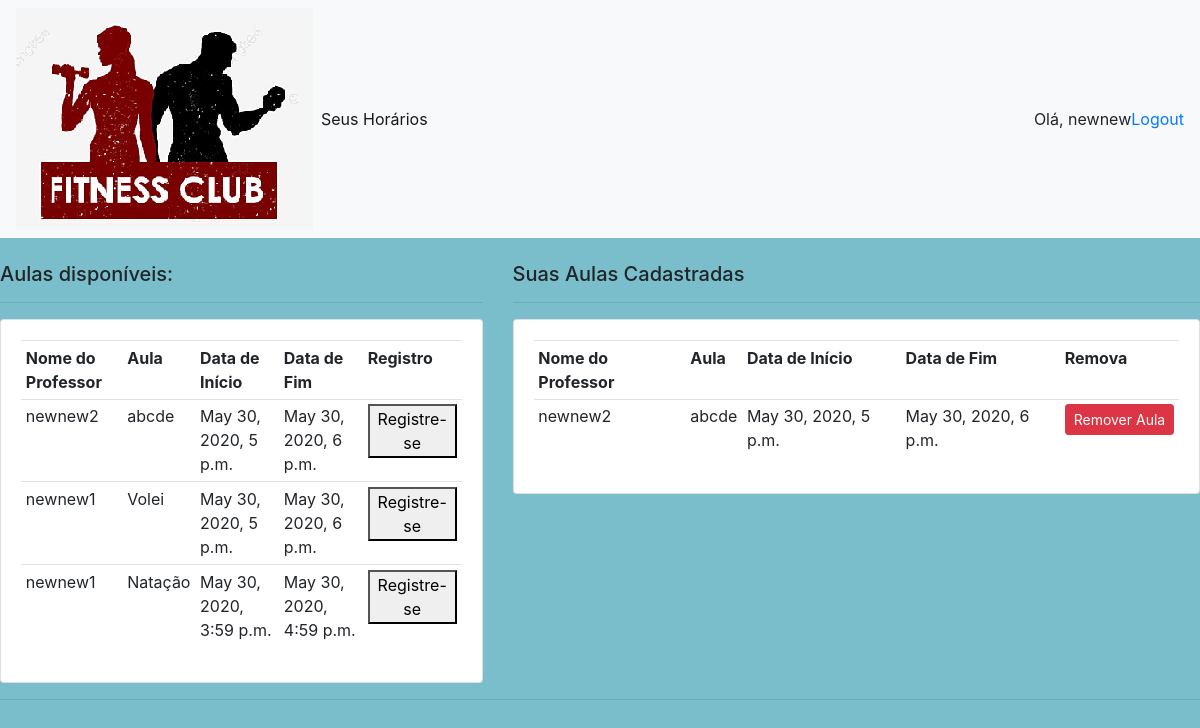
Page /dashboard_student/ (signed in) on the committed database.
### account/models.py (models this page shows, shortened)
class Class(models.Model):
    user = models.ForeignKey(User, verbose_name="user", null=True, on_delete=models.SET_NULL)
    class_name = models.CharField(max_length=200, verbose_name="Aula", null=True)
    start_date = models.DateTimeField(null=True, verbose_name="Data de Início")
    end_date = models.DateTimeField(null=True, verbose_name="Data de Fim")

class Registration(models.Model):
    user = models.ForeignKey(User, verbose_name="user", null=True, on_delete=models.SET_NULL)
    course = models.ForeignKey(Class, verbose_name="course", null=True, on_delete=models.SET_NULL)
    start_date = models.DateTimeField(verbose_name='date joined', auto_now_add=True)

### account/decorators.py (the view)
    def wrapper_function(request, *args, **kwargs):
        group = None
        if request.user.groups.exists():
            group = request.user.groups.all()[0].name
            if group == 'professor':
                return redirect('dashboard_professor')
            else:
                return view_func(request, *args, **kwargs)

### account/views.py (called while the page is built)
@login_required(login_url='login')
@student_only
def dashboard_student(request):
    classes = Class.objects.filter(user__groups__name='professor')
    registrations = Registration.objects.filter(user=request.user)
    context = {'classes': classes , "registrations" : registrations}
    return render(request, 'accounts/dashboard_student.html', context)

### account/templates/accounts/dashboard_student.html (shortened to what this page needs)
{%  extends 'accounts/main_student_page.html' %}
{% load static %}
{% block content %}
<br>
<div class="row">
	<div class="col-md-5">
		<h5>Aulas disponíveis:</h5>
		<hr>
		<div class="card card-body">
			<table class="table table-sm">
				<tr>
					<th>Nome do Professor</th>
					<th>Aula</th>
					<th>Data de Início</th>
					<th>Data de Fim</th>
					<th>Registro</th>
				</tr>
				{% for class in classes %}
					<tr>
						<td>{{class.user.username}}</td>
						<td>{{class.class_name}}</td>
						<td>{{class.start_date}}</td>
						<td>{{class.end_date}}</td>
						<td>
							<form method="post" action="{% url 'add_class' class.id %}">
								<button type='submit'> Registre-se</button>
							</form>
						</td>
					</tr>
				{% endfor %}
			</table>
		</div>
	</div>
	<div class="col-md-7">
		<h5>Suas Aulas Cadastradas</h5>
		<hr>
		<div class="card card-body">
			<table class="table table-sm">
				<tr>
					<th>Nome do Professor</th>
					<th>Aula</th>
					<th>Data de Início</th>
					<th>Data de Fim</th>
					<th>Remova</th>
				</tr>
				{% for registration in registrations %}
					<tr>
						<td>{{registration.course.user.username}}</td>
						<td>{{registration.course.class_name}}</td>
						<td>{{registration.course.start_date}}</td>
						<td>{{registration.course.end_date}}</td>
						<td><a class="btn btn-sm btn-danger" href="{% url 'remove_class' registration.id %}">Remover Aula</a></td>
					</tr>
				{% endfor %}
			</table>
		</div>
	</div>
</div>
{% endblock %}

### account/templates/accounts/studentnavbar.html (shortened to what this page needs)
{% load static %}
<nav class="navbar navbar-expand-lg navbar-light bg-light">
  <img src="{% static 'images/academia_logo.png' %}">
  <div class="collapse navbar-collapse" id="navbarNav">
    <ul class="navbar-nav">
      <li class="nav-item active">
        <a class="nav-link" href="/dashboard_student/">Seus Horários</a>
      </li>
    </ul>
  </div>
    <span class="hello-msg">Olá, {{request.user.username}} </span>
    <span ><a  class="hello-msg" href="{% url 'logout' %}"> Logout</a></span>
</nav>

### static/css/main.css (style rules this page uses)
body, html { margin: 0; padding: 0; height: 100%; background: #7abecc !important; }

### rows in the picture
Class: user.username "newnew2", class_name "abcde", start_date "May 30, 2020, 5 p.m.", end_date "May 30, 2020, 6 p.m."
Class: user.username "newnew1", class_name "Volei", start_date "May 30, 2020, 5 p.m.", end_date "May 30, 2020, 6 p.m."
Class: user.username "newnew1", class_name "Natação", start_date "May 30, 2020, 3:59 p.m.", end_date "May 30, 2020, 4:59 p.m."
Registration: course.user.username "newnew2", course.class_name "abcde", course.start_date "May 30, 2020, 5 p.m.", course.end_date "May 30, 2020, 6 p.m."

### other values in the picture
{{ request.user.username }} "newnew"
